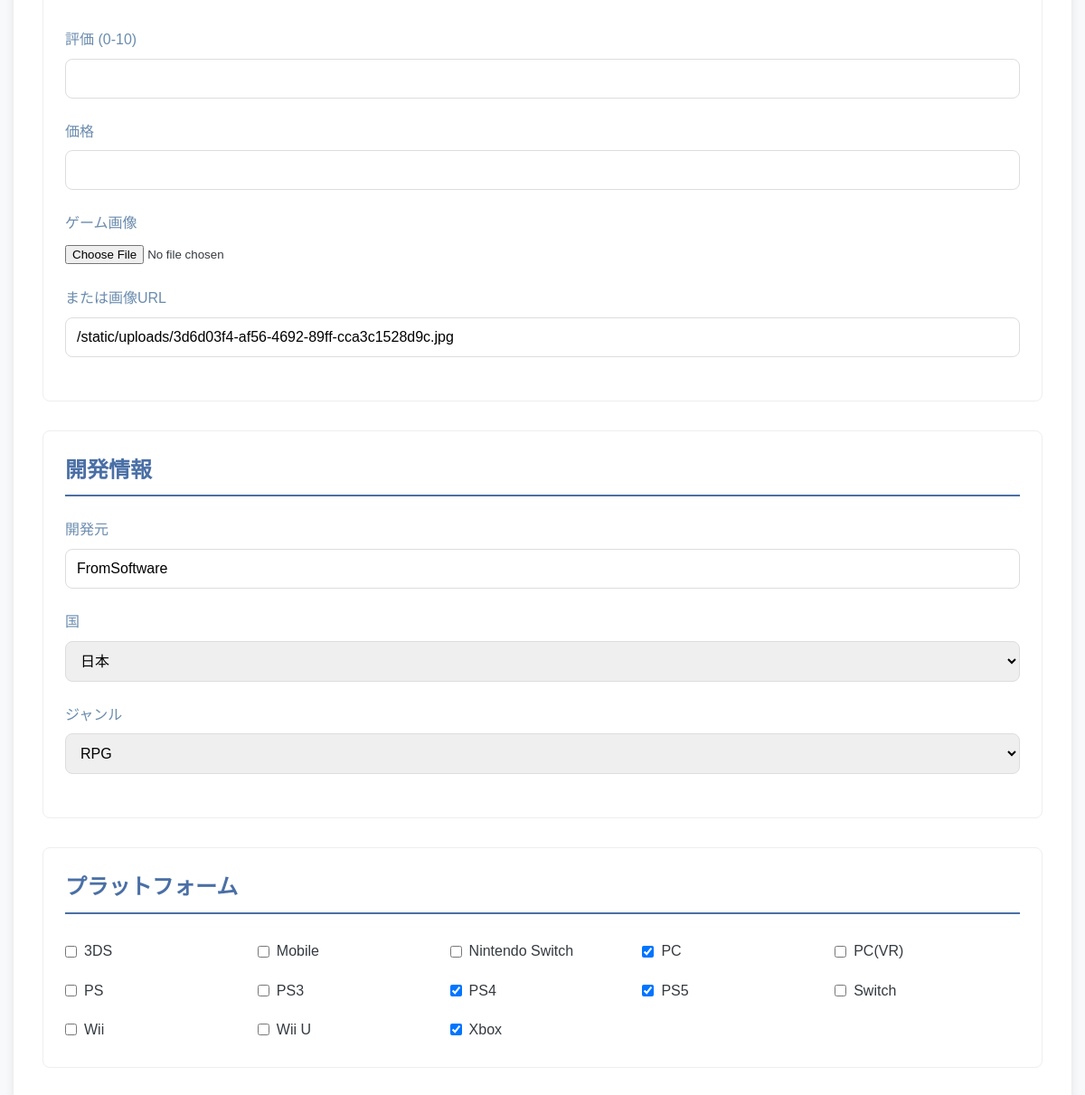
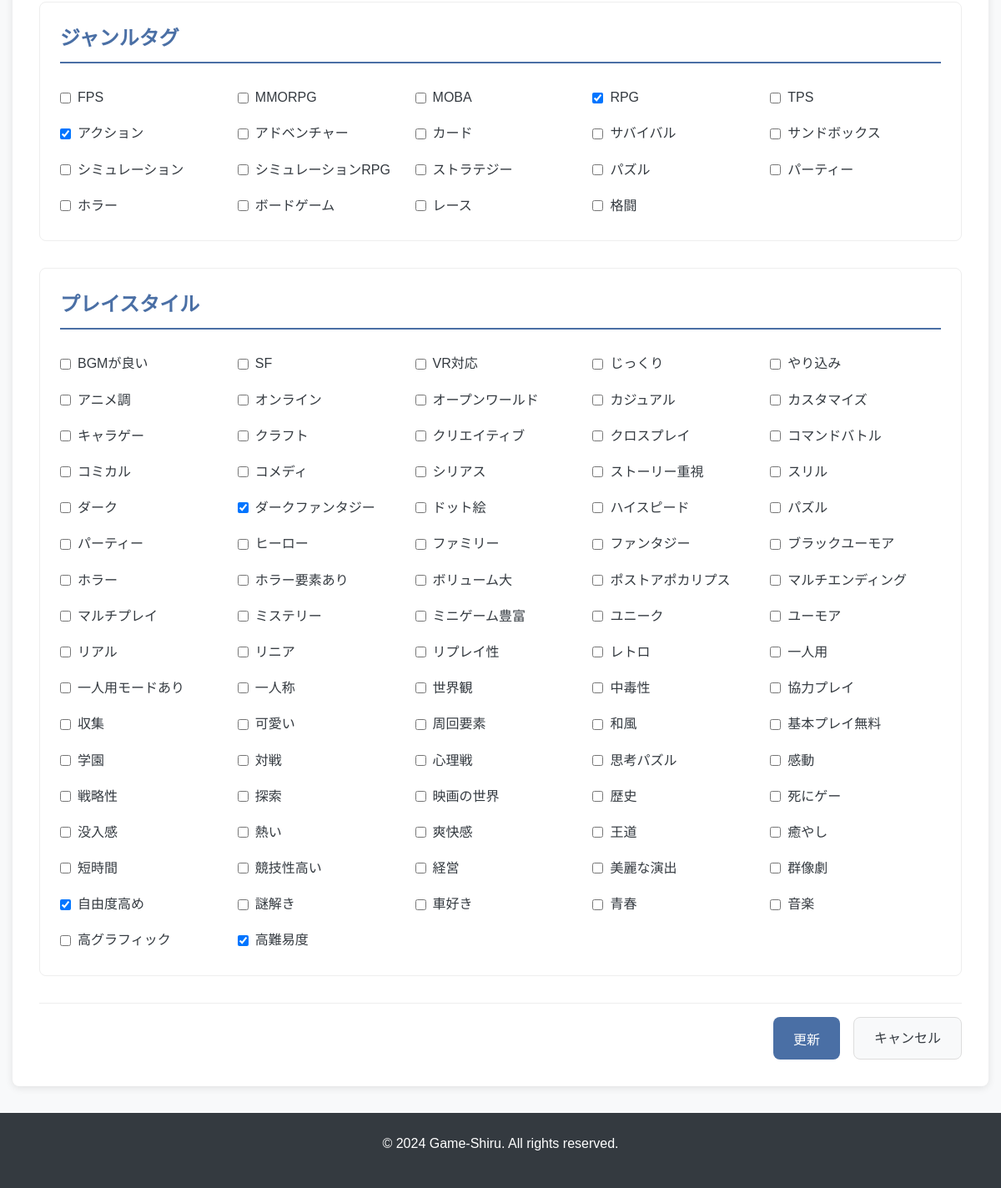
Before: /edit/2 (lower part) with the older database file (2 pictures, top to bottom).
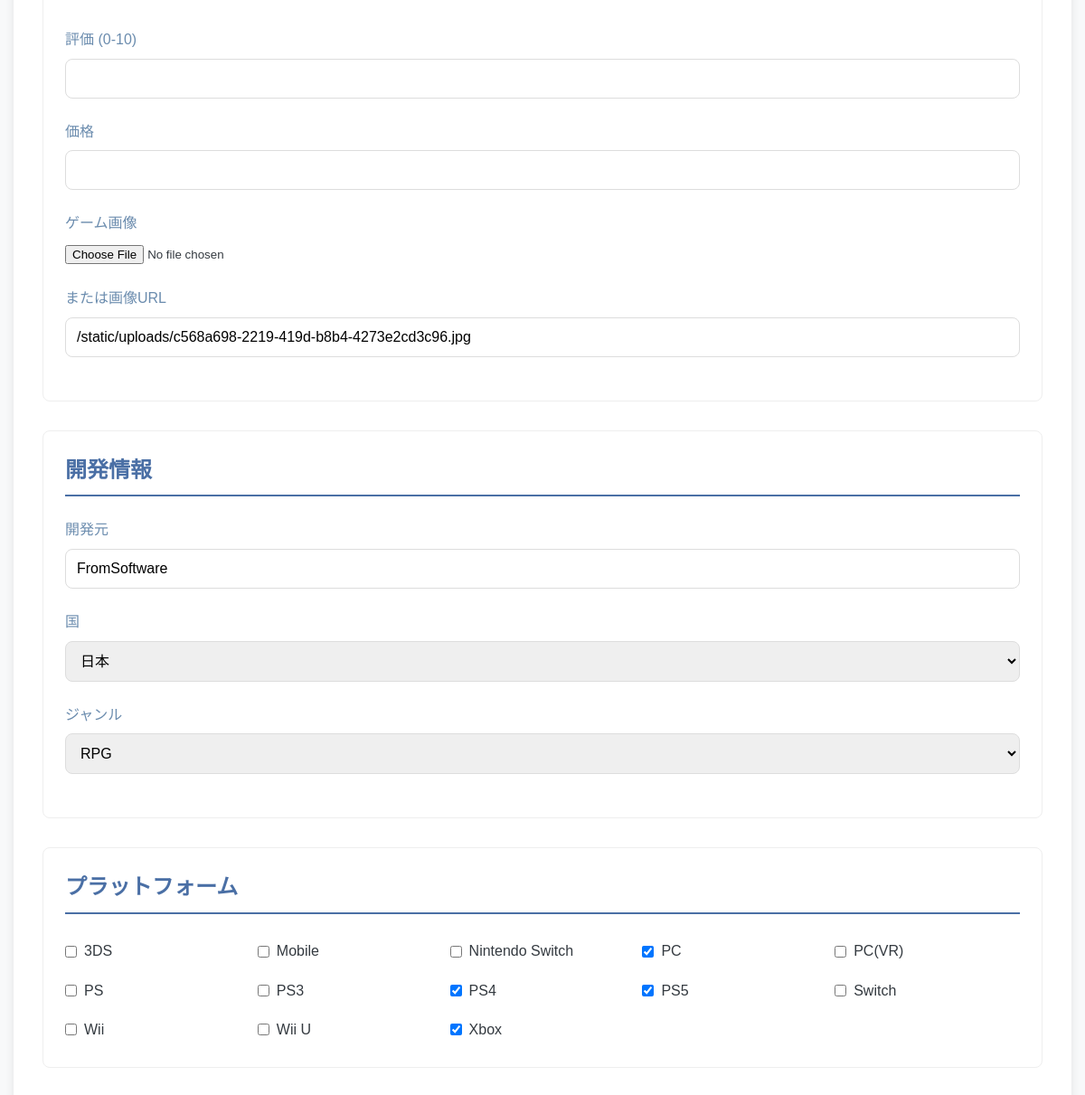
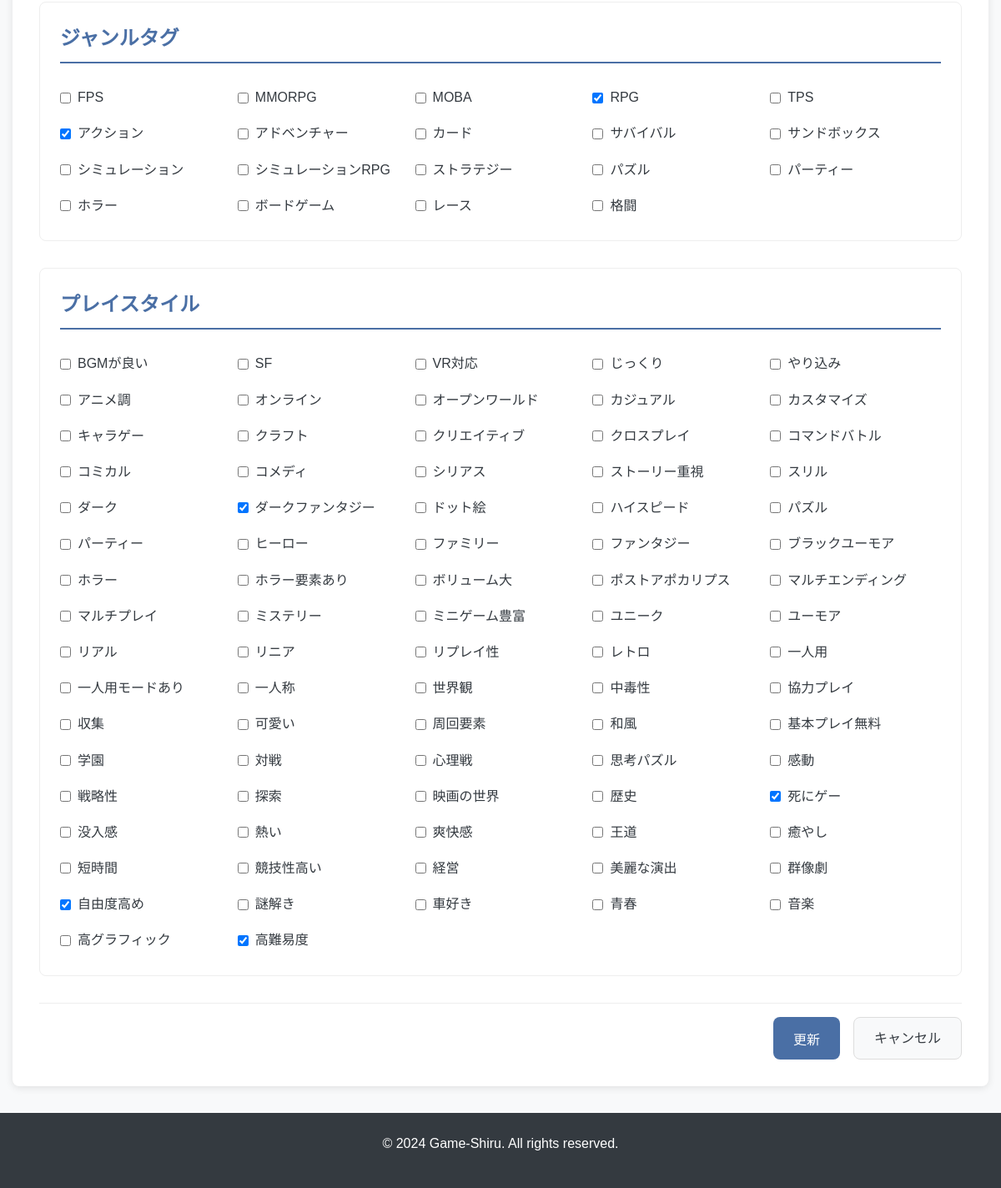
After: the same page with the newer database file (2 pictures, top to bottom).
### tables this page shows
CREATE TABLE games (
    game_id INTEGER PRIMARY KEY AUTOINCREMENT,
    title TEXT NOT NULL,
    release_date DATE NOT NULL,
    description TEXT,
    rating REAL,
    price REAL,
    developer_id INTEGER NOT NULL,
    genre_id INTEGER NOT NULL,
    image_url TEXT,
    FOREIGN KEY (developer_id) REFERENCES developers(developer_id) ON DELETE CASCADE,
    FOREIGN KEY (genre_id) REFERENCES genres(genre_id) ON DELETE CASCADE
);

### app.py (the view, shortened to what this page needs)
@app.route('/edit/<int:game_id>', methods=['GET', 'POST'])
def edit_game(game_id):
    game = game_dao.get_game_by_id(game_id)
    if not game:
        flash('Game not found', 'error')
        return redirect(url_for('index'))
    filter_options = get_filter_options()
    formatted_game = {
        'game_id': game['game_id'],
        'title': game['title'],
        'release_date': game['release_date'],
        'description': game['description'],
        'rating': game['rating'],
        'price': game['price'],
        'image_url': game['image_url'],
        'developer_name': game['developer']['name'],
        'developer_country': game['developer']['country'],
        'genre': game['genre']['name'],
        'platforms': game['platforms'],
        'genre_tags': game['genre_tags'],
        'preference_tags': game['preference_tags']
    }
    return render_template('edit.html',
                         game=formatted_game,
                         filter_options=filter_options)

### app.py (called while the page is built)
def get_filter_options():
    genres = game_dao.db_manager.execute_query("SELECT DISTINCT name FROM genres ORDER BY name")
    genre_options = [g[0] for g in genres]
    preferences = game_dao.db_manager.execute_query("SELECT DISTINCT name FROM preferences WHERE category = 'preference' ORDER BY name")
    preference_options = [p[0] for p in preferences]
    countries = game_dao.db_manager.execute_query("SELECT DISTINCT country FROM developers ORDER BY country")
    country_options = [c[0] for c in countries]
    platforms = game_dao.db_manager.execute_query("SELECT DISTINCT name FROM platforms ORDER BY name")
    platform_options = [p[0] for p in platforms]
    return {
        'genres': genre_options,
        'preferences': preference_options,
        'countries': country_options,
        'platforms': platform_options
    }

### backend/db_manager.py (called while the page is built)
    def connect(self) -> sqlite3.Connection:
        if self._connection is None:
            self._connection = sqlite3.connect(self.db_path)
            self._connection.execute("PRAGMA foreign_keys = ON")
            self._connection.execute("PRAGMA case_sensitive_like = ON")
        return self._connection

### templates/edit.html (shortened to what the changed rows need)
{% extends "base.html" %}
{% block content %}
<div class="form-page">
<form method="post" action="{{ url_for('edit_game', game_id=game.game_id) }}" class="game-form" enctype="multipart/form-data">
        <div class="form-section">
            <div class="form-group">
                <label for="image_url">または画像URL</label>
                <input type="url" id="image_url" name="image_url" value="{{ game.image_url }}">
            </div>
        </div>
        <div class="form-section">
            <h2>開発情報</h2>
        </div>
        <div class="form-section">
            <h2>プラットフォーム</h2>
        </div>
        <div class="form-section">
            <h2>ジャンルタグ</h2>
        </div>
        <div class="form-section">
            <h2>プレイスタイル</h2>
            <div class="checkbox-group">
                {% for preference in filter_options.preferences %}
                    <label class="checkbox-label">
                        <input type="checkbox" name="preference_tags" value="{{ preference }}"
                            {% if preference in game.preference_tags %}checked{% endif %}>
                        {{ preference }}
                    </label>
                {% endfor %}
            </div>
        </div>
    </form>
</div>
{% endblock %}

Changed rows visible on the page:
changed games: image_url "/static/uploads/3d6d03f4-af56-4692-89ff-cca3c1528d9c.jpg" → "/static/uploads/c568a698-2219-419d-b8b4-4273e2cd3c96.jpg"
Other visible differences:
form field preference_tags: "☐" → "☑"
